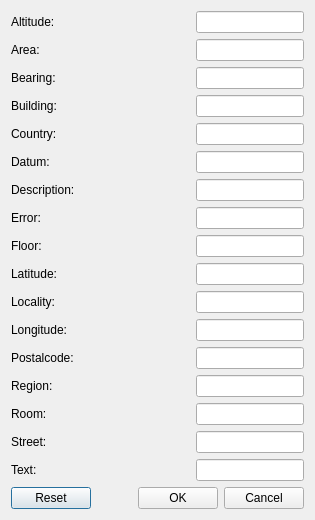
<?xml version="1.0" encoding="UTF-8"?>
<ui version="4.0">
 <class>GeoLocation</class>
 <widget class="QDialog" name="GeoLocation">
  <property name="geometry">
   <rect>
    <x>0</x>
    <y>0</y>
    <width>315</width>
    <height>500</height>
   </rect>
  </property>
  <property name="sizePolicy">
   <sizepolicy hsizetype="Preferred" vsizetype="Fixed">
    <horstretch>0</horstretch>
    <verstretch>0</verstretch>
   </sizepolicy>
  </property>
  <property name="windowTitle">
   <string>Set GeoLocation</string>
  </property>
  <layout class="QVBoxLayout">
   <item>
    <layout class="QVBoxLayout">
     <item>
      <layout class="QHBoxLayout">
       <item>
        <widget class="QLabel" name="label">
         <property name="text">
          <string>Altitude:</string>
         </property>
        </widget>
       </item>
       <item>
        <spacer>
         <property name="orientation">
          <enum>Qt::Horizontal</enum>
         </property>
         <property name="sizeHint" stdset="0">
          <size>
           <width>0</width>
           <height>0</height>
          </size>
         </property>
        </spacer>
       </item>
       <item>
        <widget class="QLineEdit" name="le_altitude">
         <property name="sizePolicy">
          <sizepolicy hsizetype="Fixed" vsizetype="Fixed">
           <horstretch>0</horstretch>
           <verstretch>0</verstretch>
          </sizepolicy>
         </property>
         <property name="toolTip">
          <string>Altitude in meters above or below sea level</string>
         </property>
        </widget>
       </item>
      </layout>
     </item>
     <item>
      <layout class="QHBoxLayout">
       <item>
        <widget class="QLabel" name="label">
         <property name="text">
          <string>Area:</string>
         </property>
        </widget>
       </item>
       <item>
        <spacer>
         <property name="orientation">
          <enum>Qt::Horizontal</enum>
         </property>
         <property name="sizeHint" stdset="0">
          <size>
           <width>0</width>
           <height>0</height>
          </size>
         </property>
        </spacer>
       </item>
       <item>
        <widget class="QLineEdit" name="le_area">
         <property name="sizePolicy">
          <sizepolicy hsizetype="Fixed" vsizetype="Fixed">
           <horstretch>0</horstretch>
           <verstretch>0</verstretch>
          </sizepolicy>
         </property>
         <property name="toolTip">
          <string>A named area such as a campus or neighborhood</string>
         </property>
        </widget>
       </item>
      </layout>
     </item>
     <item>
      <layout class="QHBoxLayout">
       <item>
        <widget class="QLabel" name="label">
         <property name="text">
          <string>Bearing:</string>
         </property>
        </widget>
       </item>
       <item>
        <spacer>
         <property name="orientation">
          <enum>Qt::Horizontal</enum>
         </property>
         <property name="sizeHint" stdset="0">
          <size>
           <width>0</width>
           <height>0</height>
          </size>
         </property>
        </spacer>
       </item>
       <item>
        <widget class="QLineEdit" name="le_bearing">
         <property name="sizePolicy">
          <sizepolicy hsizetype="Fixed" vsizetype="Fixed">
           <horstretch>0</horstretch>
           <verstretch>0</verstretch>
          </sizepolicy>
         </property>
         <property name="toolTip">
          <string>GPS bearing (direction in which the entity is heading to reach its next waypoint), measured in decimal degrees relative to true north</string>
         </property>
        </widget>
       </item>
      </layout>
     </item>
     <item>
      <layout class="QHBoxLayout">
       <item>
        <widget class="QLabel" name="label">
         <property name="text">
          <string>Building:</string>
         </property>
        </widget>
       </item>
       <item>
        <spacer>
         <property name="orientation">
          <enum>Qt::Horizontal</enum>
         </property>
         <property name="sizeHint" stdset="0">
          <size>
           <width>0</width>
           <height>0</height>
          </size>
         </property>
        </spacer>
       </item>
       <item>
        <widget class="QLineEdit" name="le_building">
         <property name="sizePolicy">
          <sizepolicy hsizetype="Fixed" vsizetype="Fixed">
           <horstretch>0</horstretch>
           <verstretch>0</verstretch>
          </sizepolicy>
         </property>
         <property name="toolTip">
          <string>A specific building on a street or in an area</string>
         </property>
        </widget>
       </item>
      </layout>
     </item>
     <item>
      <layout class="QHBoxLayout">
       <item>
        <widget class="QLabel" name="label">
         <property name="text">
          <string>Country:</string>
         </property>
        </widget>
       </item>
       <item>
        <spacer>
         <property name="orientation">
          <enum>Qt::Horizontal</enum>
         </property>
         <property name="sizeHint" stdset="0">
          <size>
           <width>0</width>
           <height>0</height>
          </size>
         </property>
        </spacer>
       </item>
       <item>
        <widget class="QLineEdit" name="le_country">
         <property name="sizePolicy">
          <sizepolicy hsizetype="Fixed" vsizetype="Fixed">
           <horstretch>0</horstretch>
           <verstretch>0</verstretch>
          </sizepolicy>
         </property>
         <property name="toolTip">
          <string>The nation where the user is located</string>
         </property>
        </widget>
       </item>
      </layout>
     </item>
     <item>
      <layout class="QHBoxLayout">
       <item>
        <widget class="QLabel" name="label">
         <property name="text">
          <string>Datum:</string>
         </property>
        </widget>
       </item>
       <item>
        <spacer>
         <property name="orientation">
          <enum>Qt::Horizontal</enum>
         </property>
         <property name="sizeHint" stdset="0">
          <size>
           <width>0</width>
           <height>0</height>
          </size>
         </property>
        </spacer>
       </item>
       <item>
        <widget class="QLineEdit" name="le_datum">
         <property name="sizePolicy">
          <sizepolicy hsizetype="Fixed" vsizetype="Fixed">
           <horstretch>0</horstretch>
           <verstretch>0</verstretch>
          </sizepolicy>
         </property>
         <property name="toolTip">
          <string>GPS datum</string>
         </property>
        </widget>
       </item>
      </layout>
     </item>
     <item>
      <layout class="QHBoxLayout">
       <item>
        <widget class="QLabel" name="label">
         <property name="text">
          <string>Description:</string>
         </property>
        </widget>
       </item>
       <item>
        <spacer>
         <property name="orientation">
          <enum>Qt::Horizontal</enum>
         </property>
         <property name="sizeHint" stdset="0">
          <size>
           <width>0</width>
           <height>0</height>
          </size>
         </property>
        </spacer>
       </item>
       <item>
        <widget class="QLineEdit" name="le_description">
         <property name="sizePolicy">
          <sizepolicy hsizetype="Fixed" vsizetype="Fixed">
           <horstretch>0</horstretch>
           <verstretch>0</verstretch>
          </sizepolicy>
         </property>
         <property name="toolTip">
          <string>A natural-language name for or description of the location</string>
         </property>
        </widget>
       </item>
      </layout>
     </item>
     <item>
      <layout class="QHBoxLayout">
       <item>
        <widget class="QLabel" name="label">
         <property name="text">
          <string>Error:</string>
         </property>
        </widget>
       </item>
       <item>
        <spacer>
         <property name="orientation">
          <enum>Qt::Horizontal</enum>
         </property>
         <property name="sizeHint" stdset="0">
          <size>
           <width>0</width>
           <height>0</height>
          </size>
         </property>
        </spacer>
       </item>
       <item>
        <widget class="QLineEdit" name="le_error">
         <property name="sizePolicy">
          <sizepolicy hsizetype="Fixed" vsizetype="Fixed">
           <horstretch>0</horstretch>
           <verstretch>0</verstretch>
          </sizepolicy>
         </property>
         <property name="toolTip">
          <string>Horizontal GPS error in arc minutes; this element is deprecated in favor of &lt;accuracy/&gt;</string>
         </property>
        </widget>
       </item>
      </layout>
     </item>
     <item>
      <layout class="QHBoxLayout">
       <item>
        <widget class="QLabel" name="label">
         <property name="text">
          <string>Floor:</string>
         </property>
        </widget>
       </item>
       <item>
        <spacer>
         <property name="orientation">
          <enum>Qt::Horizontal</enum>
         </property>
         <property name="sizeHint" stdset="0">
          <size>
           <width>0</width>
           <height>0</height>
          </size>
         </property>
        </spacer>
       </item>
       <item>
        <widget class="QLineEdit" name="le_floor">
         <property name="sizePolicy">
          <sizepolicy hsizetype="Fixed" vsizetype="Fixed">
           <horstretch>0</horstretch>
           <verstretch>0</verstretch>
          </sizepolicy>
         </property>
         <property name="toolTip">
          <string>A particular floor in a building</string>
         </property>
        </widget>
       </item>
      </layout>
     </item>
     <item>
      <layout class="QHBoxLayout">
       <item>
        <widget class="QLabel" name="label">
         <property name="text">
          <string>Latitude:</string>
         </property>
        </widget>
       </item>
       <item>
        <spacer>
         <property name="orientation">
          <enum>Qt::Horizontal</enum>
         </property>
         <property name="sizeHint" stdset="0">
          <size>
           <width>0</width>
           <height>0</height>
          </size>
         </property>
        </spacer>
       </item>
       <item>
        <widget class="QLineEdit" name="le_latitude">
         <property name="sizePolicy">
          <sizepolicy hsizetype="Fixed" vsizetype="Fixed">
           <horstretch>0</horstretch>
           <verstretch>0</verstretch>
          </sizepolicy>
         </property>
         <property name="toolTip">
          <string>Latitude in decimal degrees North</string>
         </property>
        </widget>
       </item>
      </layout>
     </item>
     <item>
      <layout class="QHBoxLayout">
       <item>
        <widget class="QLabel" name="label">
         <property name="text">
          <string>Locality:</string>
         </property>
        </widget>
       </item>
       <item>
        <spacer>
         <property name="orientation">
          <enum>Qt::Horizontal</enum>
         </property>
         <property name="sizeHint" stdset="0">
          <size>
           <width>0</width>
           <height>0</height>
          </size>
         </property>
        </spacer>
       </item>
       <item>
        <widget class="QLineEdit" name="le_locality">
         <property name="sizePolicy">
          <sizepolicy hsizetype="Fixed" vsizetype="Fixed">
           <horstretch>0</horstretch>
           <verstretch>0</verstretch>
          </sizepolicy>
         </property>
         <property name="toolTip">
          <string>A locality within the administrative region, such as a town or city</string>
         </property>
        </widget>
       </item>
      </layout>
     </item>
     <item>
      <layout class="QHBoxLayout">
       <item>
        <widget class="QLabel" name="label">
         <property name="text">
          <string>Longitude:</string>
         </property>
        </widget>
       </item>
       <item>
        <spacer>
         <property name="orientation">
          <enum>Qt::Horizontal</enum>
         </property>
         <property name="sizeHint" stdset="0">
          <size>
           <width>0</width>
           <height>0</height>
          </size>
         </property>
        </spacer>
       </item>
       <item>
        <widget class="QLineEdit" name="le_longitude">
         <property name="sizePolicy">
          <sizepolicy hsizetype="Fixed" vsizetype="Fixed">
           <horstretch>0</horstretch>
           <verstretch>0</verstretch>
          </sizepolicy>
         </property>
         <property name="toolTip">
          <string>Longitude in decimal degrees East</string>
         </property>
        </widget>
       </item>
      </layout>
     </item>
     <item>
      <layout class="QHBoxLayout">
       <item>
        <widget class="QLabel" name="label">
         <property name="text">
          <string>Postalcode:</string>
         </property>
        </widget>
       </item>
       <item>
        <spacer>
         <property name="orientation">
          <enum>Qt::Horizontal</enum>
         </property>
         <property name="sizeHint" stdset="0">
          <size>
           <width>0</width>
           <height>0</height>
          </size>
         </property>
        </spacer>
       </item>
       <item>
        <widget class="QLineEdit" name="le_postalcode">
         <property name="sizePolicy">
          <sizepolicy hsizetype="Fixed" vsizetype="Fixed">
           <horstretch>0</horstretch>
           <verstretch>0</verstretch>
          </sizepolicy>
         </property>
         <property name="toolTip">
          <string>A code used for postal delivery</string>
         </property>
        </widget>
       </item>
      </layout>
     </item>
     <item>
      <layout class="QHBoxLayout">
       <item>
        <widget class="QLabel" name="label">
         <property name="text">
          <string>Region:</string>
         </property>
        </widget>
       </item>
       <item>
        <spacer>
         <property name="orientation">
          <enum>Qt::Horizontal</enum>
         </property>
         <property name="sizeHint" stdset="0">
          <size>
           <width>0</width>
           <height>0</height>
          </size>
         </property>
        </spacer>
       </item>
       <item>
        <widget class="QLineEdit" name="le_region">
         <property name="sizePolicy">
          <sizepolicy hsizetype="Fixed" vsizetype="Fixed">
           <horstretch>0</horstretch>
           <verstretch>0</verstretch>
          </sizepolicy>
         </property>
         <property name="toolTip">
          <string>An administrative region of the nation, such as a state or province</string>
         </property>
        </widget>
       </item>
      </layout>
     </item>
     <item>
      <layout class="QHBoxLayout">
       <item>
        <widget class="QLabel" name="label">
         <property name="text">
          <string>Room:</string>
         </property>
        </widget>
       </item>
       <item>
        <spacer>
         <property name="orientation">
          <enum>Qt::Horizontal</enum>
         </property>
         <property name="sizeHint" stdset="0">
          <size>
           <width>0</width>
           <height>0</height>
          </size>
         </property>
        </spacer>
       </item>
       <item>
        <widget class="QLineEdit" name="le_room">
         <property name="sizePolicy">
          <sizepolicy hsizetype="Fixed" vsizetype="Fixed">
           <horstretch>0</horstretch>
           <verstretch>0</verstretch>
          </sizepolicy>
         </property>
         <property name="toolTip">
          <string>A particular room in a building</string>
         </property>
        </widget>
       </item>
      </layout>
     </item>
     <item>
      <layout class="QHBoxLayout">
       <item>
        <widget class="QLabel" name="label">
         <property name="text">
          <string>Street:</string>
         </property>
        </widget>
       </item>
       <item>
        <spacer>
         <property name="orientation">
          <enum>Qt::Horizontal</enum>
         </property>
         <property name="sizeHint" stdset="0">
          <size>
           <width>0</width>
           <height>0</height>
          </size>
         </property>
        </spacer>
       </item>
       <item>
        <widget class="QLineEdit" name="le_street">
         <property name="sizePolicy">
          <sizepolicy hsizetype="Fixed" vsizetype="Fixed">
           <horstretch>0</horstretch>
           <verstretch>0</verstretch>
          </sizepolicy>
         </property>
         <property name="toolTip">
          <string>A thoroughfare within the locality, or a crossing of two thoroughfares</string>
         </property>
        </widget>
       </item>
      </layout>
     </item>
     <item>
      <layout class="QHBoxLayout">
       <item>
        <widget class="QLabel" name="label">
         <property name="text">
          <string>Text:</string>
         </property>
        </widget>
       </item>
       <item>
        <spacer>
         <property name="orientation">
          <enum>Qt::Horizontal</enum>
         </property>
         <property name="sizeHint" stdset="0">
          <size>
           <width>0</width>
           <height>0</height>
          </size>
         </property>
        </spacer>
       </item>
       <item>
        <widget class="QLineEdit" name="le_text">
         <property name="sizePolicy">
          <sizepolicy hsizetype="Fixed" vsizetype="Fixed">
           <horstretch>0</horstretch>
           <verstretch>0</verstretch>
          </sizepolicy>
         </property>
         <property name="toolTip">
          <string>A catch-all element that captures any other information about the location</string>
         </property>
        </widget>
       </item>
      </layout>
     </item>
    </layout>
   </item>
   <item>
    <spacer name="verticalSpacer">
     <property name="orientation">
      <enum>Qt::Vertical</enum>
     </property>
     <property name="sizeHint" stdset="0">
      <size>
       <width>0</width>
       <height>0</height>
      </size>
     </property>
    </spacer>
   </item>
   <item>
    <layout class="QHBoxLayout">
     <item>
      <widget class="QPushButton" name="pb_reset">
       <property name="text">
        <string>Reset</string>
       </property>
      </widget>
     </item>
     <item>
      <spacer>
       <property name="orientation">
        <enum>Qt::Horizontal</enum>
       </property>
       <property name="sizeHint" stdset="0">
        <size>
         <width>0</width>
         <height>0</height>
        </size>
       </property>
      </spacer>
     </item>
     <item>
      <widget class="QPushButton" name="pb_ok">
       <property name="text">
        <string>OK</string>
       </property>
      </widget>
     </item>
     <item>
      <widget class="QPushButton" name="pb_cancel">
       <property name="text">
        <string>Cancel</string>
       </property>
      </widget>
     </item>
    </layout>
   </item>
  </layout>
 </widget>
 <resources/>
 <connections/>
</ui>
